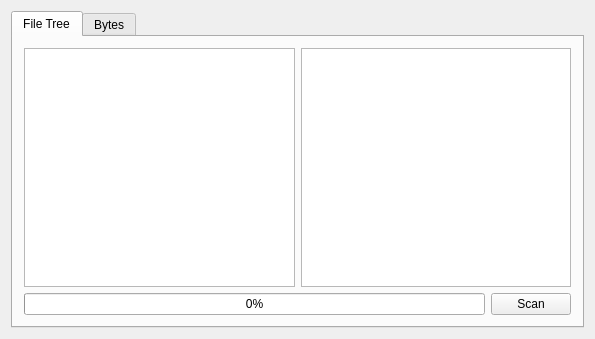
<?xml version="1.0" encoding="UTF-8"?>
<ui version="4.0">
 <class>ScannerMain</class>
 <widget class="QWidget" name="ScannerMain">
  <property name="geometry">
   <rect>
    <x>0</x>
    <y>0</y>
    <width>595</width>
    <height>339</height>
   </rect>
  </property>
  <property name="windowTitle">
   <string>Scanner</string>
  </property>
  <layout class="QGridLayout" name="gridLayout">
   <item row="0" column="0">
    <widget class="QTabWidget" name="tabWidget">
     <property name="currentIndex">
      <number>0</number>
     </property>
     <widget class="QWidget" name="tabFiles">
      <attribute name="title">
       <string>File Tree</string>
      </attribute>
      <layout class="QGridLayout" name="gridLayout_2">
       <item row="0" column="0">
        <layout class="QHBoxLayout" name="horizontalLayout">
         <item>
          <widget class="QTreeView" name="treeFiles"/>
         </item>
         <item>
          <layout class="QVBoxLayout" name="verticalLayout">
           <item>
            <widget class="QListView" name="listResults"/>
           </item>
          </layout>
         </item>
        </layout>
       </item>
       <item row="1" column="0">
        <layout class="QHBoxLayout" name="horizontalLayout_2">
         <item>
          <widget class="QProgressBar" name="progressBar">
           <property name="value">
            <number>0</number>
           </property>
          </widget>
         </item>
         <item>
          <widget class="QPushButton" name="buttonScan">
           <property name="text">
            <string>Scan</string>
           </property>
          </widget>
         </item>
        </layout>
       </item>
      </layout>
     </widget>
     <widget class="QWidget" name="tabBytes">
      <attribute name="title">
       <string>Bytes</string>
      </attribute>
      <layout class="QVBoxLayout" name="verticalLayout_2">
       <item>
        <widget class="QTextEdit" name="textBytes"/>
       </item>
       <item>
        <widget class="QLabel" name="labelBytes">
         <property name="palette">
          <palette>
           <active>
            <colorrole role="WindowText">
             <brush brushstyle="SolidPattern">
              <color alpha="255">
               <red>0</red>
               <green>57</green>
               <blue>255</blue>
              </color>
             </brush>
            </colorrole>
            <colorrole role="Text">
             <brush brushstyle="SolidPattern">
              <color alpha="255">
               <red>20</red>
               <green>0</green>
               <blue>255</blue>
              </color>
             </brush>
            </colorrole>
           </active>
           <inactive>
            <colorrole role="WindowText">
             <brush brushstyle="SolidPattern">
              <color alpha="255">
               <red>0</red>
               <green>57</green>
               <blue>255</blue>
              </color>
             </brush>
            </colorrole>
            <colorrole role="Text">
             <brush brushstyle="SolidPattern">
              <color alpha="255">
               <red>20</red>
               <green>0</green>
               <blue>255</blue>
              </color>
             </brush>
            </colorrole>
           </inactive>
           <disabled>
            <colorrole role="WindowText">
             <brush brushstyle="SolidPattern">
              <color alpha="255">
               <red>159</red>
               <green>158</green>
               <blue>158</blue>
              </color>
             </brush>
            </colorrole>
            <colorrole role="Text">
             <brush brushstyle="SolidPattern">
              <color alpha="255">
               <red>159</red>
               <green>158</green>
               <blue>158</blue>
              </color>
             </brush>
            </colorrole>
           </disabled>
          </palette>
         </property>
         <property name="font">
          <font>
           <weight>50</weight>
           <bold>false</bold>
          </font>
         </property>
         <property name="frameShape">
          <enum>QFrame::Box</enum>
         </property>
         <property name="frameShadow">
          <enum>QFrame::Plain</enum>
         </property>
         <property name="text">
          <string/>
         </property>
        </widget>
       </item>
       <item>
        <layout class="QHBoxLayout" name="horizontalLayout_3">
         <item>
          <widget class="QPushButton" name="buttonImportFromFile">
           <property name="text">
            <string>Import From File..</string>
           </property>
          </widget>
         </item>
         <item>
          <spacer name="horizontalSpacer">
           <property name="orientation">
            <enum>Qt::Horizontal</enum>
           </property>
           <property name="sizeHint" stdset="0">
            <size>
             <width>40</width>
             <height>20</height>
            </size>
           </property>
          </spacer>
         </item>
         <item>
          <widget class="QPushButton" name="buttonScanBytes">
           <property name="text">
            <string>Scan</string>
           </property>
          </widget>
         </item>
        </layout>
       </item>
      </layout>
     </widget>
    </widget>
   </item>
  </layout>
 </widget>
 <layoutdefault spacing="6" margin="11"/>
 <resources/>
 <connections/>
</ui>
